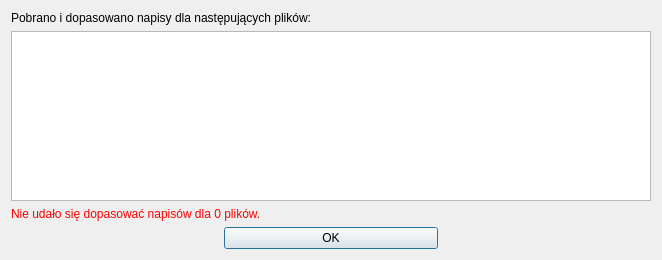
<ui version="4.0" >
 <class>frmSummary</class>
 <widget class="QDialog" name="frmSummary" >
  <property name="windowModality" >
   <enum>Qt::WindowModal</enum>
  </property>
  <property name="geometry" >
   <rect>
    <x>0</x>
    <y>0</y>
    <width>662</width>
    <height>260</height>
   </rect>
  </property>
  <property name="minimumSize" >
   <size>
    <width>360</width>
    <height>160</height>
   </size>
  </property>
  <property name="windowTitle" >
   <string>Rezultat dopasowania napisów</string>
  </property>
  <property name="windowIcon" >
   <iconset resource="../res/resources.qrc" >:/icon/qnapi-48-icon.png</iconset>
  </property>
  <layout class="QVBoxLayout" >
   <item>
    <widget class="QLabel" name="label" >
     <property name="text" >
      <string>Pobrano i dopasowano napisy dla następujących plików:</string>
     </property>
    </widget>
   </item>
   <item>
    <widget class="QListWidget" name="lwFiles" />
   </item>
   <item>
    <widget class="QLabel" name="lbFailed" >
     <property name="palette" >
      <palette>
       <active>
        <colorrole role="WindowText" >
         <brush brushstyle="SolidPattern" >
          <color alpha="255" >
           <red>255</red>
           <green>0</green>
           <blue>0</blue>
          </color>
         </brush>
        </colorrole>
       </active>
       <inactive>
        <colorrole role="WindowText" >
         <brush brushstyle="SolidPattern" >
          <color alpha="255" >
           <red>255</red>
           <green>0</green>
           <blue>0</blue>
          </color>
         </brush>
        </colorrole>
       </inactive>
       <disabled>
        <colorrole role="WindowText" >
         <brush brushstyle="SolidPattern" >
          <color alpha="255" >
           <red>146</red>
           <green>145</green>
           <blue>144</blue>
          </color>
         </brush>
        </colorrole>
       </disabled>
      </palette>
     </property>
     <property name="text" >
      <string>Nie udało się dopasować napisów dla 0 plików.</string>
     </property>
    </widget>
   </item>
   <item>
    <layout class="QHBoxLayout" >
     <property name="topMargin" >
      <number>0</number>
     </property>
     <item>
      <spacer>
       <property name="orientation" >
        <enum>Qt::Horizontal</enum>
       </property>
       <property name="sizeHint" >
        <size>
         <width>40</width>
         <height>20</height>
        </size>
       </property>
      </spacer>
     </item>
     <item>
      <widget class="QPushButton" name="pbOK" >
       <property name="sizePolicy" >
        <sizepolicy vsizetype="Fixed" hsizetype="Expanding" >
         <horstretch>0</horstretch>
         <verstretch>0</verstretch>
        </sizepolicy>
       </property>
       <property name="text" >
        <string>OK</string>
       </property>
      </widget>
     </item>
     <item>
      <spacer>
       <property name="orientation" >
        <enum>Qt::Horizontal</enum>
       </property>
       <property name="sizeHint" >
        <size>
         <width>40</width>
         <height>20</height>
        </size>
       </property>
      </spacer>
     </item>
    </layout>
   </item>
  </layout>
 </widget>
 <resources>
  <include location="../res/resources.qrc" />
 </resources>
 <connections>
  <connection>
   <sender>pbOK</sender>
   <signal>clicked()</signal>
   <receiver>frmSummary</receiver>
   <slot>accept()</slot>
   <hints>
    <hint type="sourcelabel" >
     <x>178</x>
     <y>216</y>
    </hint>
    <hint type="destinationlabel" >
     <x>178</x>
     <y>118</y>
    </hint>
   </hints>
  </connection>
 </connections>
</ui>
